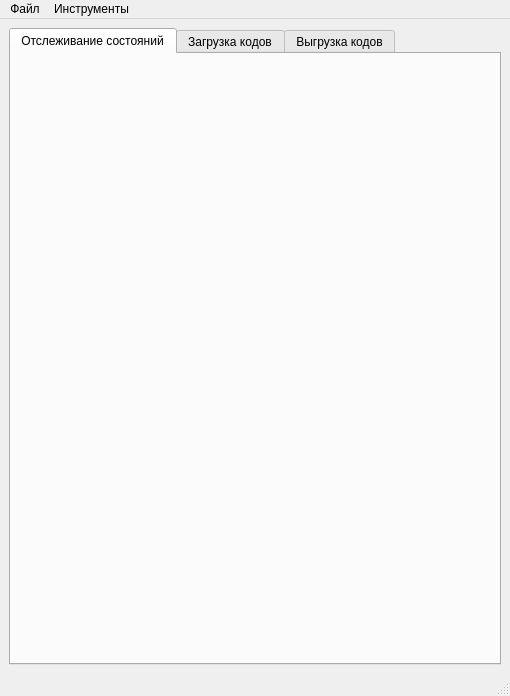
<?xml version="1.0" encoding="UTF-8"?>
<ui version="4.0">
 <class>MainWindow</class>
 <widget class="QMainWindow" name="MainWindow">
  <property name="geometry">
   <rect>
    <x>0</x>
    <y>0</y>
    <width>510</width>
    <height>696</height>
   </rect>
  </property>
  <property name="windowTitle">
   <string>MainWindow</string>
  </property>
  <widget class="QWidget" name="centralwidget">
   <layout class="QGridLayout" name="gridLayout">
    <item row="1" column="0">
     <layout class="QHBoxLayout" name="hl_logo"/>
    </item>
    <item row="0" column="0">
     <widget class="QTabWidget" name="tabWidget">
      <property name="toolTip">
       <string/>
      </property>
      <property name="currentIndex">
       <number>0</number>
      </property>
      <property name="elideMode">
       <enum>Qt::TextElideMode::ElideNone</enum>
      </property>
      <property name="usesScrollButtons">
       <bool>true</bool>
      </property>
      <property name="documentMode">
       <bool>false</bool>
      </property>
      <widget class="QWidget" name="tab_main">
       <attribute name="title">
        <string>Отслеживание состояний</string>
       </attribute>
       <layout class="QGridLayout" name="gridLayout_5">
        <property name="leftMargin">
         <number>6</number>
        </property>
        <property name="topMargin">
         <number>6</number>
        </property>
        <property name="rightMargin">
         <number>6</number>
        </property>
        <property name="bottomMargin">
         <number>6</number>
        </property>
       </layout>
      </widget>
      <widget class="QWidget" name="tab_import">
       <attribute name="title">
        <string>Загрузка кодов</string>
       </attribute>
       <layout class="QGridLayout" name="gridLayout_6">
        <property name="leftMargin">
         <number>0</number>
        </property>
        <property name="topMargin">
         <number>0</number>
        </property>
        <property name="rightMargin">
         <number>0</number>
        </property>
        <property name="bottomMargin">
         <number>0</number>
        </property>
        <property name="spacing">
         <number>0</number>
        </property>
       </layout>
      </widget>
      <widget class="QWidget" name="tab_export">
       <attribute name="title">
        <string>Выгрузка кодов</string>
       </attribute>
       <layout class="QGridLayout" name="gridLayout_4">
        <property name="leftMargin">
         <number>0</number>
        </property>
        <property name="topMargin">
         <number>0</number>
        </property>
        <property name="rightMargin">
         <number>0</number>
        </property>
        <property name="bottomMargin">
         <number>0</number>
        </property>
       </layout>
      </widget>
     </widget>
    </item>
   </layout>
  </widget>
  <widget class="QMenuBar" name="menubar">
   <property name="geometry">
    <rect>
     <x>0</x>
     <y>0</y>
     <width>510</width>
     <height>25</height>
    </rect>
   </property>
   <property name="sizePolicy">
    <sizepolicy hsizetype="Minimum" vsizetype="Minimum">
     <horstretch>0</horstretch>
     <verstretch>0</verstretch>
    </sizepolicy>
   </property>
   <widget class="QMenu" name="menu">
    <property name="sizePolicy">
     <sizepolicy hsizetype="Minimum" vsizetype="Minimum">
      <horstretch>0</horstretch>
      <verstretch>0</verstretch>
     </sizepolicy>
    </property>
    <property name="maximumSize">
     <size>
      <width>16777215</width>
      <height>16777215</height>
     </size>
    </property>
    <property name="title">
     <string>Файл</string>
    </property>
    <addaction name="act_settings"/>
   </widget>
   <widget class="QMenu" name="menu_2">
    <property name="sizePolicy">
     <sizepolicy hsizetype="Minimum" vsizetype="Preferred">
      <horstretch>0</horstretch>
      <verstretch>0</verstretch>
     </sizepolicy>
    </property>
    <property name="title">
     <string>Инструменты</string>
    </property>
    <addaction name="act_check_code"/>
    <addaction name="act_open_product_from"/>
   </widget>
   <addaction name="menu"/>
   <addaction name="menu_2"/>
  </widget>
  <widget class="QStatusBar" name="statusbar"/>
  <action name="act_toggle_theme">
   <property name="text">
    <string>Сменить тему</string>
   </property>
  </action>
  <action name="act_settings">
   <property name="text">
    <string>Настройки</string>
   </property>
  </action>
  <action name="act_check_code">
   <property name="text">
    <string>Проверка кода</string>
   </property>
  </action>
  <action name="act_open_product_from">
   <property name="text">
    <string>Список наименований</string>
   </property>
  </action>
 </widget>
 <resources/>
 <connections/>
</ui>
